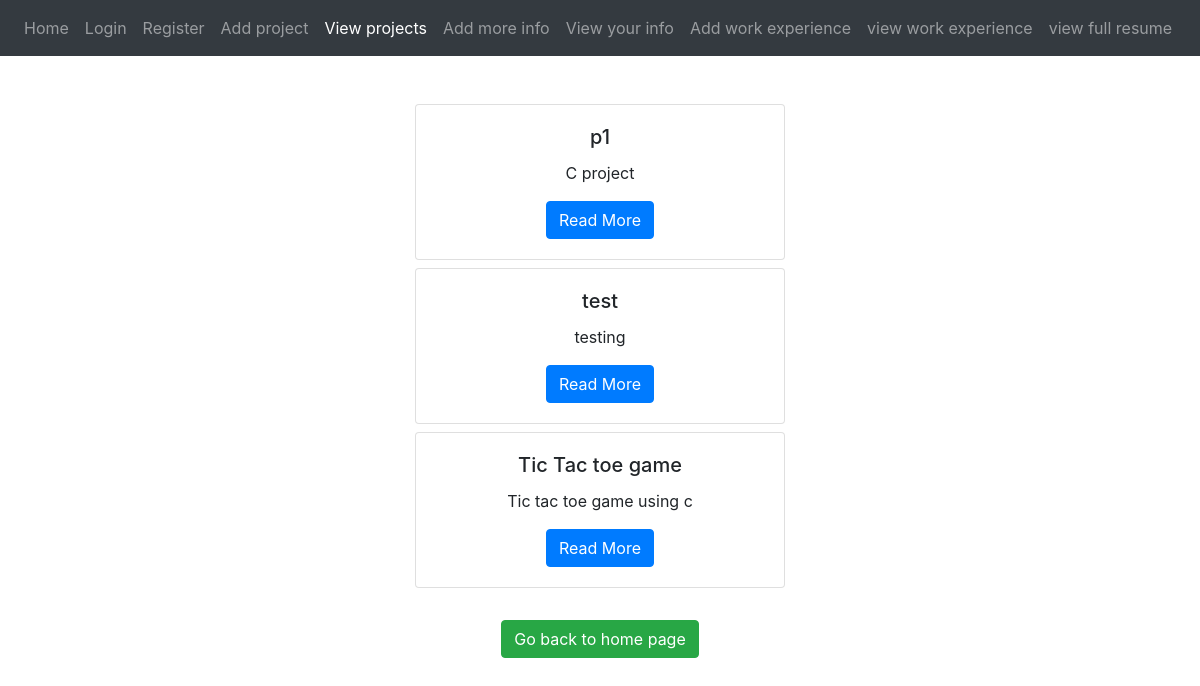
Screenshot of /view/ (signed in) with the database file from the repository.
### Portf1/models.py (models this page shows, shortened)
class ProjectsList(models.Model):
 user=models.ForeignKey(User,on_delete=models.CASCADE,null=True)
 title = models.CharField(max_length=300,null=True,blank=False)
 short_desc=models.CharField(max_length=100,null=True,blank=False)
 description = models.TextField(null=True,blank=False)
 technology = models.CharField(max_length=20,null=True,blank=False)

### Portf1/views.py (the view)
# urls.py: path("view/", view, name="view"),
def view(response):
 projects=ProjectsList.objects.all()
 print(type(projects))
 projects1=ProjectsList.objects.filter(user=response.user)
 args={'projects': projects1}
 return render(response, "view.html",args)

### templates/view.html (shortened to what this page needs)
{% extends "base4.html" %}
{% block content %}
   <br/><br/>
   <center>
    {% for project in projects %}
   <div class="col-md-4">
        <div class="card mb-2">
            <div class="card-body">
                <h5 class="card-title">{{ project.title }}</h5>
                <p class="card-text">{{ project.short_desc }}</p>
                <a href="{% url 'project_detail' project.pk %}"
                   class="btn btn-primary">
                    Read More
                </a>
            </div>
        </div>
    </div>
    {% endfor %}
	<br/>
	   <a href="{% url 'logSuccess'%}" class="btn btn-success">Go back to home page</a>
	   </center>
{% endblock %}

### rows the page displays
ProjectsList: title "p1", short_desc "C project"
ProjectsList: title "test", short_desc "testing"
ProjectsList: title "Tic Tac toe game", short_desc "Tic tac toe game using c"
